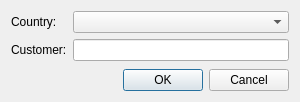
<?xml version="1.0" encoding="UTF-8"?>
<ui version="4.0">
 <class>DlgEditCustomer</class>
 <widget class="QDialog" name="DlgEditCustomer">
  <property name="geometry">
   <rect>
    <x>0</x>
    <y>0</y>
    <width>300</width>
    <height>102</height>
   </rect>
  </property>
  <property name="minimumSize">
   <size>
    <width>300</width>
    <height>0</height>
   </size>
  </property>
  <layout class="QVBoxLayout" name="verticalLayout">
   <item>
    <layout class="QFormLayout" name="FLayoutInput">
     <item row="0" column="0">
      <widget class="QLabel" name="LabelCountry">
       <property name="text">
        <string>Country:</string>
       </property>
      </widget>
     </item>
     <item row="0" column="1">
      <widget class="QComboBox" name="ComboCountry"/>
     </item>
     <item row="1" column="0">
      <widget class="QLabel" name="LabelCustomer">
       <property name="text">
        <string>Customer:</string>
       </property>
      </widget>
     </item>
     <item row="1" column="1">
      <widget class="QLineEdit" name="EditCustomer"/>
     </item>
    </layout>
   </item>
   <item>
    <layout class="QHBoxLayout" name="HLayoutButtons">
     <item>
      <spacer name="HSpacerButtons">
       <property name="orientation">
        <enum>Qt::Horizontal</enum>
       </property>
       <property name="sizeHint" stdset="0">
        <size>
         <width>40</width>
         <height>20</height>
        </size>
       </property>
      </spacer>
     </item>
     <item>
      <widget class="QPushButton" name="ButtonOK">
       <property name="text">
        <string>OK</string>
       </property>
      </widget>
     </item>
     <item>
      <widget class="QPushButton" name="ButtonCancel">
       <property name="text">
        <string>Cancel</string>
       </property>
      </widget>
     </item>
    </layout>
   </item>
  </layout>
 </widget>
 <resources/>
 <connections/>
</ui>
